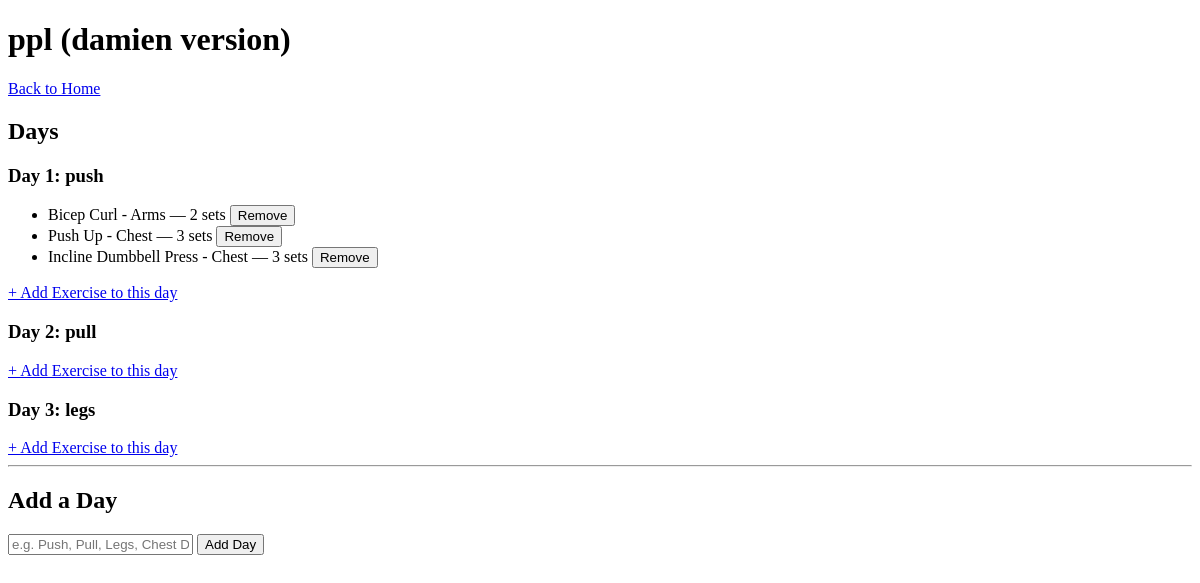
Before: /split/1 with the older database file.
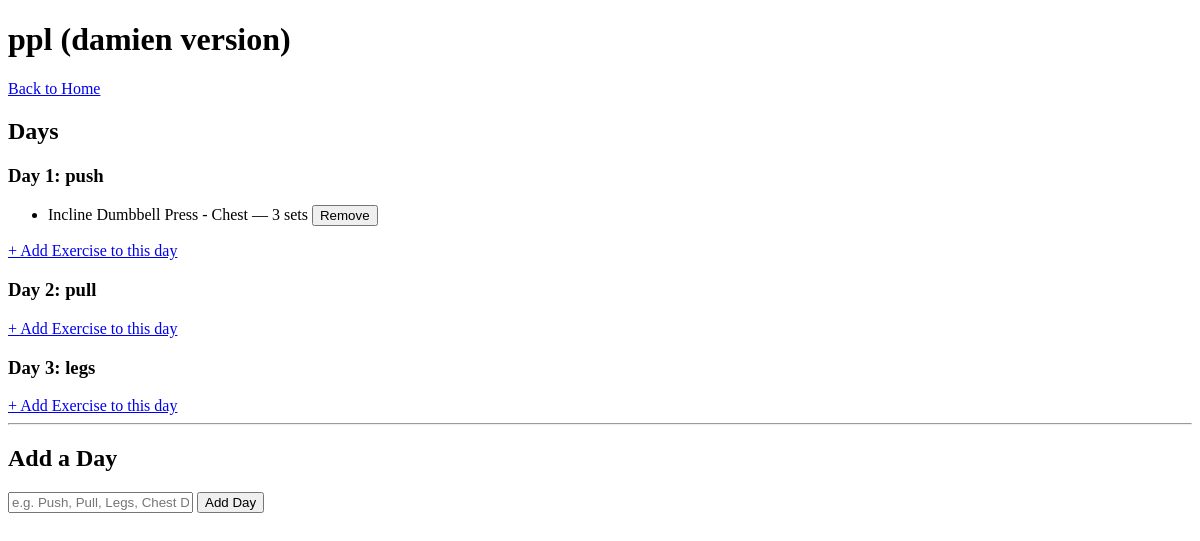
After: the same page with the newer database file.
### tables this page shows
CREATE TABLE workout_splits (
            id INTEGER PRIMARY KEY AUTOINCREMENT,
            name TEXT NOT NULL
        );

CREATE TABLE split_days (
            id INTEGER PRIMARY KEY AUTOINCREMENT,
            split_id INTEGER NOT NULL,
            day_name TEXT NOT NULL,
            day_order INTEGER NOT NULL,
            FOREIGN KEY (split_id) REFERENCES workout_splits(id)
        );

CREATE TABLE split_exercises (
            id INTEGER PRIMARY KEY AUTOINCREMENT,
            split_day_id INTEGER NOT NULL,
            exercise_id INTEGER NOT NULL,
            sets_count INTEGER NOT NULL DEFAULT 3,
            FOREIGN KEY (split_day_id) REFERENCES split_days(id),
            FOREIGN KEY (exercise_id) REFERENCES exercises(id)
        );

CREATE TABLE exercises (
            id INTEGER PRIMARY KEY AUTOINCREMENT,
            name TEXT NOT NULL,
            muscle_group TEXT NOT NULL
        );

### app.py (the view)
@app.route("/split/<int:split_id>")
def view_split(split_id):
    conn = get_db()
    cursor = conn.cursor()
    cursor.execute("SELECT * FROM workout_splits WHERE id = ?", (split_id,))
    split = cursor.fetchone()
    cursor.execute(
        "SELECT * FROM split_days WHERE split_id = ? ORDER BY day_order",
        (split_id,)
    )
    days = cursor.fetchall()
    days_with_exercises = []
    for day in days:
        cursor.execute("""
            SELECT exercises.*, split_exercises.sets_count,
                   split_exercises.id as split_exercise_id
            FROM exercises
            JOIN split_exercises ON exercises.id = split_exercises.exercise_id
            WHERE split_exercises.split_day_id = ?
        """, (day["id"],))
        day_exercises = cursor.fetchall()
        days_with_exercises.append({
            "id": day["id"],
            "day_name": day["day_name"],
            "day_order": day["day_order"],
            "exercises": day_exercises
        })
    conn.close()
    return render_template("view_split.html", split=split, days=days_with_exercises)

### app.py (called while the page is built)
def get_db():
    conn = sqlite3.connect(DB_PATH)
    conn.row_factory = sqlite3.Row
    return conn

### templates/view_split.html (shortened to what this page needs)
<!DOCTYPE html>
<html lang="en">
<head>
</head>
<body>
    <h1>{{ split.name }}</h1>
    <a href="/">Back to Home</a>
    <h2>Days</h2>
    {% if days %}
        {% for day in days %}
            <div>
                <h3>Day {{ day.day_order }}: {{ day.day_name }}</h3>
                <ul>
                    {% for exercise in day.exercises %}
                        <li>
                            {{ exercise.name }} - {{ exercise.muscle_group }} — {{ exercise.sets_count }} sets
                            <form action="/split/{{ split.id }}/remove-exercise/{{ day.id }}/{{ exercise.split_exercise_id }}" method="POST" style="display:inline">
                                <button type="submit">Remove</button>
                            </form>
                        </li>
                    {% endfor %}
                </ul>
                <a href="/split/{{ split.id }}/add-day-exercise/{{ day.id }}">+ Add Exercise to this day</a>
            </div>
        {% endfor %}
    {% else %}
        <p>No days yet. Add your first day below.</p>
    {% endif %}
    <hr>
    <h2>Add a Day</h2>
    <form action="/split/{{ split.id }}/add-day" method="POST">
        <input type="text" name="day_name" placeholder="e.g. Push, Pull, Legs, Chest Day" required>
        <button type="submit">Add Day</button>
    </form>
</body>
</html>

Changed rows visible on the page:
removed split_exercises: name "Bicep Curl", muscle_group "Arms", sets_count "2", shown under split_days "push"
removed split_exercises: name "Push Up", muscle_group "Chest", sets_count "3", shown under split_days "push"
